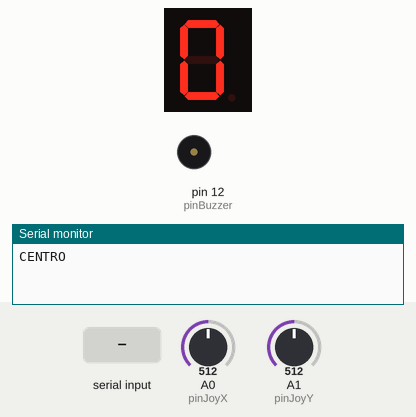
The sketch below on a simulated Arduino Uno, built with avr-gcc and run on an emulated ATmega328P. Shown: 1-digit seven-segment display, buzzer (waves = sounding), the last lines printed to the serial monitor. Wiring (inferred from the names in the program): 1-digit 7-segment display, segments lit when LOW: segments pin 3, pin 4, pin 5, pin 6, pin 7, pin 8, pin 9, pin 10. The inputs (shaded band) are chosen by the test bench; at power-on: A0 (pinJoyX) = 512, A1 (pinJoyY) = 512. The segment pins are drawn as the display they are named for.

Above: at 1.2 s.
1.3 s: "90,45\n" received over Serial
At 2.1 s:
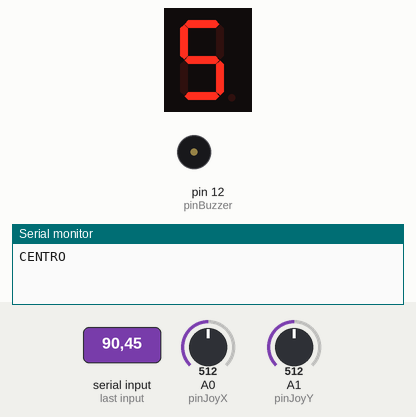
3.0 s: A0 (pinJoyX) set to 593
4.5 s: A0 (pinJoyX) set to 617
At 6.4 s:
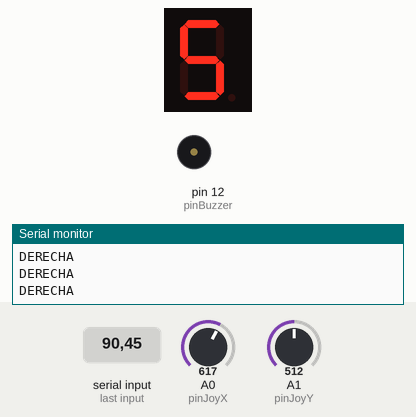
6.5 s: A0 (pinJoyX) set to 590
At 7.4 s:
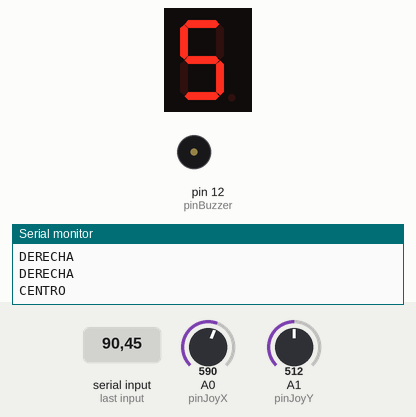
8.0 s: A1 (pinJoyY) set to 585
9.5 s: A1 (pinJoyY) set to 614
At 9.65 s:
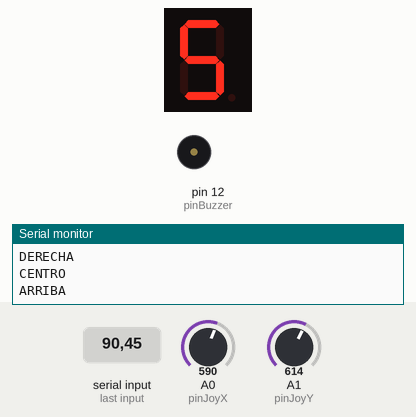
Timing chart, 0 to 12.5 s (numbered marks = the images above; inputs shaded):
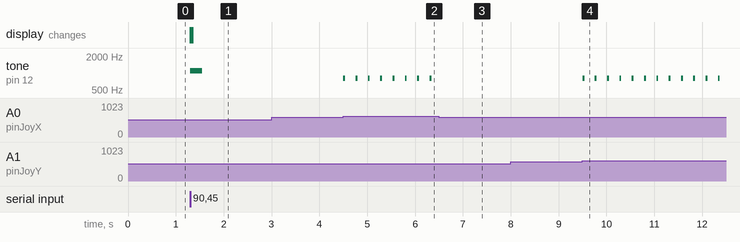

Measured:
- the behaviour switches between 600 and 601 on A0 (pinJoyX) (found by bisection; images 1 and 2)
- the behaviour switches between 600 and 601 on A1 (pinJoyY) (found by bisection; images 3 and 4)
- after the input at 1.3 s, tone on pin 12 (pinBuzzer): silent → 1100 Hz at once, → silent 0.24 s later; the display: first changes at once (image 1 shows a later state)
- after the input at 3.0 s, every drawn part: stays the same
- after the input at 4.5 s, tone on pin 12 (pinBuzzer): alternates 800 Hz for 0.04 s and silent for 0.22 s, starting at once
- after the input at 6.5 s, tone on pin 12 (pinBuzzer): stops changing and stays silent
- after the input at 8.0 s, every drawn part: stays the same
- after the input at 9.5 s, tone on pin 12 (pinBuzzer): alternates 800 Hz for 0.04 s and silent for 0.22 s, starting at once

The sketch:

Codigo_Arduino.ino
```cpp
// =====================================================
// LABERINTO INTELIGENTE - CÓDIGO ARDUINO COMPLETO
// =====================================================

// Pines del Joystick
const int pinJoyX = A0;
const int pinJoyY = A1;
const int pinJoySW = 2;

// Pines del Display 7 Segmentos (Ánodo Común)
const int pinSegA = 3;
const int pinSegB = 4;
const int pinSegC = 5;
const int pinSegD = 6;
const int pinSegE = 7;
const int pinSegF = 8;
const int pinSegG = 9;
const int pinSegDP = 10;

// Pines del Buzzer
const int pinBuzzer = 12;

// Variables globales de estado
int nivelActual = 0;
bool muteActivo = false;
int volumen = 50;

// Mapa del display 7 segmentos (Ánodo Común: 0 = Encendido, 1 = Apagado)
const int numeros[10][8] = {
  {0, 0, 0, 0, 0, 0, 1, 1},  // 0
  {1, 0, 0, 1, 1, 1, 1, 1},  // 1
  {0, 0, 1, 0, 0, 1, 0, 1},  // 2
  {0, 0, 0, 0, 1, 1, 0, 1},  // 3
  {1, 0, 0, 1, 1, 0, 0, 1},  // 4
  {0, 1, 0, 0, 1, 0, 0, 1},  // 5
  {0, 1, 0, 0, 0, 0, 0, 1},  // 6
  {0, 0, 0, 1, 1, 1, 1, 1},  // 7
  {0, 0, 0, 0, 0, 0, 0, 1},  // 8
  {0, 0, 0, 0, 1, 0, 0, 1}   // 9
};

// Declaración previa de funciones para evitar errores de ámbito
String leerDireccionJoystick();
void mostrarNumero(int n);

void setup() {
  for (int i = pinSegA; i <= pinSegDP; i++) {
    pinMode(i, OUTPUT);
  }

  pinMode(pinBuzzer, OUTPUT);
  pinMode(pinJoySW, INPUT_PULLUP);

  Serial.begin(115200);
  mostrarNumero(0);
}

void loop() {
  // 1. Leer la dirección del joystick físico
  String direccion = leerDireccionJoystick();

  // 2. Gestionar envío a Java filtrando por tiempo (Debounce)
  static String anterior = "";
  static unsigned long ultimoMovimiento = 0;

  if (direccion != "CENTRO") {
    if (direccion != anterior || (millis() - ultimoMovimiento > 250)) {
      Serial.println(direccion);
      anterior = direccion;
      ultimoMovimiento = millis();

      if (!muteActivo) {
        tone(pinBuzzer, 800, 40);
      }
    }
  } else {
    if (anterior != "CENTRO") {
      Serial.println("CENTRO");
      anterior = "CENTRO";
    }
  }

  // 3. Escuchar comandos entrantes desde la interfaz de Java
  if (Serial.available() > 0) {
    char comando = Serial.read();

    if (comando == 'M') {
      muteActivo = !muteActivo;
      if (muteActivo) noTone(pinBuzzer);
    }
    else if (comando == 'V') {
      while (Serial.available() == 0) {}
      volumen = Serial.read();
    }
    else if (comando >= '0' && comando <= '9') {
      nivelActual = comando - '0';
      mostrarNumero(nivelActual);
      if (!muteActivo) {
        tone(pinBuzzer, 1100, 200);
      }
    }
  }

  delay(10);
}

// ----- Función para procesar lecturas del Joystick -----
String leerDireccionJoystick() {
  int x = analogRead(pinJoyX);
  int y = analogRead(pinJoyY);

  // Zonas ultrasensibles para forzar el movimiento
  if (x < 400) return "IZQUIERDA";
  if (x > 600) return "DERECHA";
  if (y < 400) return "ABAJO";
  if (y > 600) return "ARRIBA";

  return "CENTRO";
}

// ----- Función para escribir en el Display de 7 Segmentos -----
void mostrarNumero(int n) {
  if (n < 0 || n > 9) return;
  digitalWrite(pinSegA, numeros[n][0]);
  digitalWrite(pinSegB, numeros[n][1]);
  digitalWrite(pinSegC, numeros[n][2]);
  digitalWrite(pinSegD, numeros[n][3]);
  digitalWrite(pinSegE, numeros[n][4]);
  digitalWrite(pinSegF, numeros[n][5]);
  digitalWrite(pinSegG, numeros[n][6]);
  digitalWrite(pinSegDP, numeros[n][7]);
}
```
